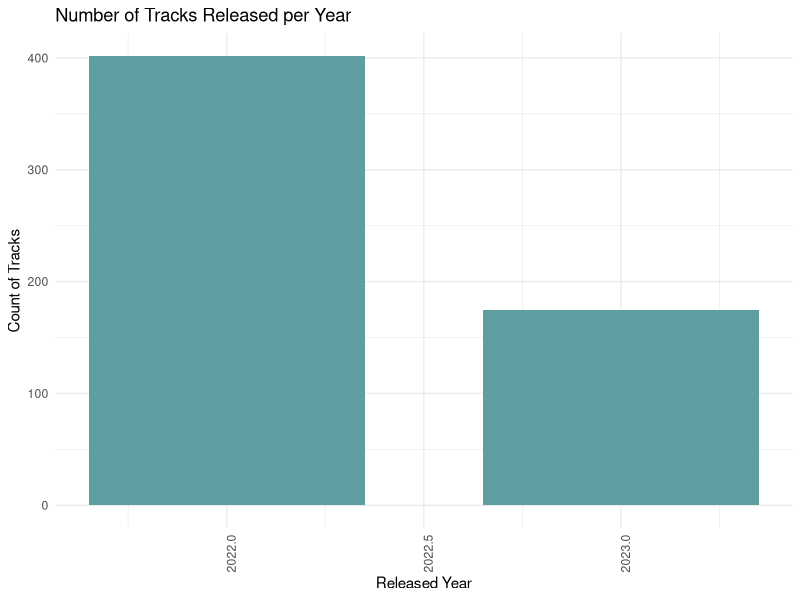
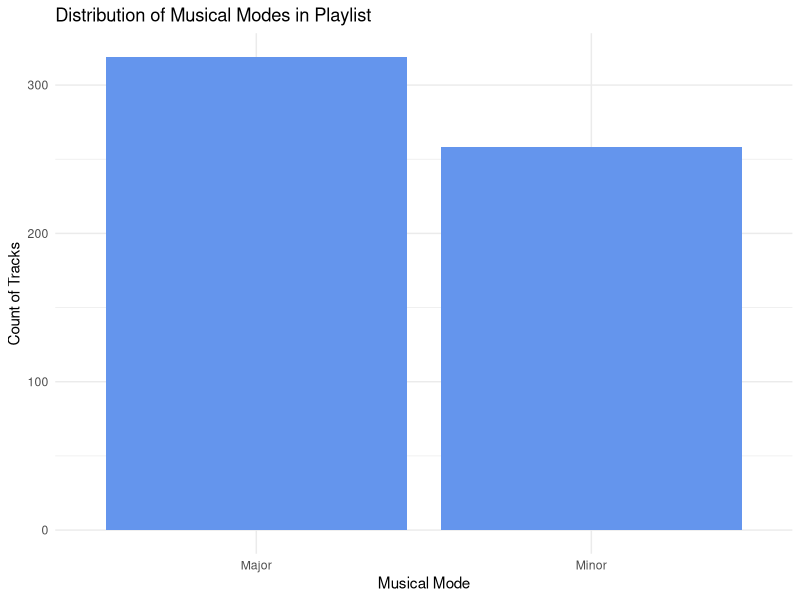

Generate these figures, in order, with R: (Note: this script raises an error after producing the figures.)
library(ggplot2)
library(dplyr)
spotifydata = read.csv("spotify_data.csv")
head(spotifydata)

View(spotifydata)

spotifydata = subset(spotifydata,released_year %in% c(2022, 2023), select = c(artist_count,artist_name,track_name, released_year,released_day,in_spotify_charts,
                                              in_apple_charts,in_deezer_charts,streams,
                                              in_shazam_charts,bpm,mode,danceability_.,
                                              valence_.,acousticness_.,instrumentalness_.,
                                              liveness_.,speechiness_.) )

spotifydata <- spotifydata %>%
  mutate(streams = as.numeric(streams))

summary(spotifydata)


# Plot 1: Number of Tracks Released per Year
ggplot(spotifydata, aes(x=released_year)) + 
  geom_bar(fill="cadetblue", width=0.7) +  
  theme_minimal() + 
  labs(title="Number of Tracks Released per Year", x="Released Year", y="Count of Tracks") +
  theme(axis.text.x = element_text(angle = 90, hjust = 1))  
# Plot 2: Distribution of Musical Modes in Playlist
 ggplot(spotifydata, aes(x=mode)) + 
  geom_bar(fill="cornflowerblue") + 
  theme_minimal() + 
  labs(title="Distribution of Musical Modes in Playlist", x="Musical Mode", y="Count of Tracks")
 
 spotifydata_top10 <- spotifydata %>%
   mutate(streams_in_millions = streams / 1e6) %>%  
   arrange(desc(streams_in_millions)) %>%
   slice(1:10)  
 
 # Plot 3: Top 10 Songs by Streams (in Millions)
 ggplot(spotifydata_top10, aes(x=reorder(track_name, streams_in_millions), y=streams_in_millions)) + 
   geom_bar(stat="identity", fill="dodgerblue") + 
   theme_minimal() + 
   labs(title="Top 10 Songs by Streams (in Millions)", x="Track Name", y="Streams (Millions)") +
   coord_flip() 
 
 # regression model
 
 model <- lm(spotifydata$streams ~ spotifydata$in_spotify_charts + spotifydata$in_apple_charts, data = spotifydata)
 summary(model)
 
 ggplot(spotifydata, aes(x = spotifydata$in_spotify_charts, y = spotifydata$streams)) +
   geom_point() +
   geom_smooth(method = "lm", se = FALSE, color = "darkgreen") +
   labs(title = "Relationship between Spotify Charts and Streams",
        x = "Spotify Charts",
        y = "Streams")
 
 ggplot(spotifydata, aes(x = spotifydata$in_apple_charts, y = spotifydata$streams)) +
   geom_point() +
   geom_smooth(method = "lm", se = FALSE, color = "red") +
   labs(title = "Relationship between Apple Music Charts and Streams",
        x = "Apple Music Charts",
        y = "Streams")

 